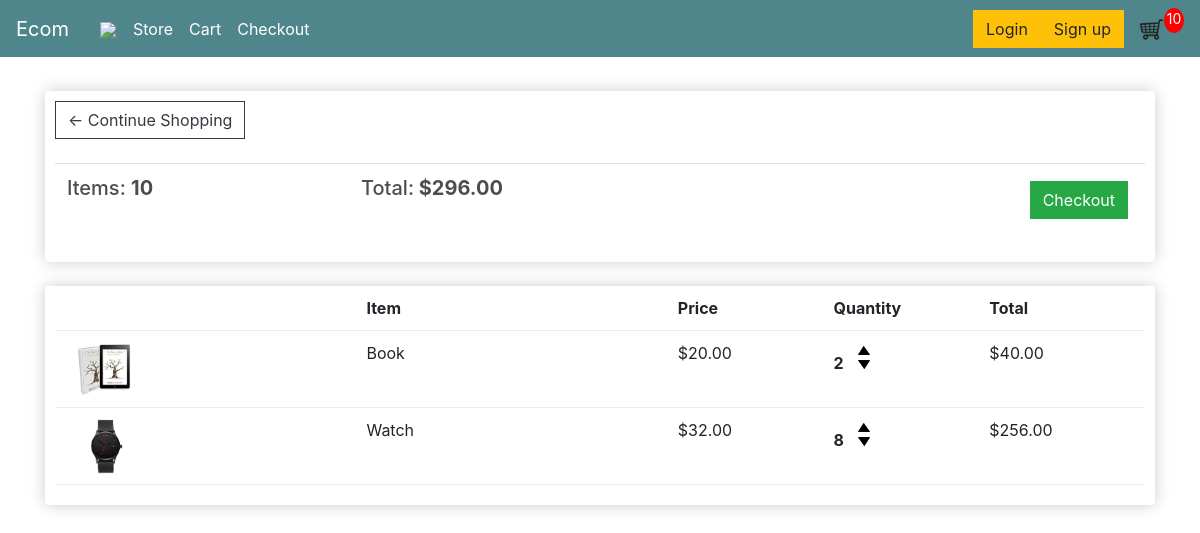
The app's page /cart/ (signed in) with its own data.
### store/models.py (models this page shows, shortened)
class Order(models.Model):
	customer = models.ForeignKey(Customer, on_delete=models.SET_NULL, null=True, blank=True)
	date_ordered = models.DateTimeField(auto_now_add=True)
	complete = models.BooleanField(default=False)
	transaction_id = models.CharField(max_length=100, null=True)
	@property
	def get_cart_total(self):
		orderitems = self.orderitem_set.all()
		total = sum([item.get_total for item in orderitems])
		return total
	@property
	def get_cart_items(self):
		orderitems = self.orderitem_set.all()
		total = sum([item.quantity for item in orderitems])
		return total

class OrderItem(models.Model):
	product = models.ForeignKey(Product, on_delete=models.SET_NULL, null=True)
	order = models.ForeignKey(Order, on_delete=models.SET_NULL, null=True)
	quantity = models.IntegerField(default=0, null=True, blank=True)
	date_added = models.DateTimeField(auto_now_add=True)
	@property
	def get_total(self):
		total = self.product.price * self.quantity
		return total

class Product(models.Model):
	name = models.CharField(max_length=200)
	price = models.FloatField()
	digital = models.BooleanField(default=False,null=True, blank=True)
	slug = models.SlugField()
	description = models.TextField()
	image = models.ImageField(null=True, blank=True)
	image1 = models.ImageField(null=True, blank=True)
	image2 = models.ImageField(null=True, blank=True)
	@property
	def imageURL(self):
		try:
			url = self.image.url
		except:
			url = ''
		return url

### store/views.py (the view)
# urls.py: path('cart/', views.cart, name="cart"),
def cart(request):
	data = cartData(request)
	items = data['items']
	order = data['order']
	cartItems = data['cartItems']
	context = {'items':items, 'order':order, 'cartItems':cartItems}
	return render(request, 'store/cart.html', context)

### store/utils.py (called while the page is built)
def cartData(request):
	if request.user.is_authenticated:
		try:
			customer = request.user.customer
		except ObjectDoesNotExist:
			Customer.objects.create(custumer=request.user)
		order, created = Order.objects.get_or_create(customer=customer, complete=False)
		items = order.orderitem_set.all()
		cartItems = order.get_cart_items
	else:
		cookieData = cookieCart(request)
		cartItems = cookieData['cartItems']
		order = cookieData['order']
		items = cookieData['items']
	return {'cartItems':cartItems ,'order':order, 'items':items}

### store/templates/store/cart.html
{% extends 'store/main.html' %}
{% load static %}
{% block content %}
	<div class="row">
		<div class="col-lg-12">
			<div class="box-element">
				<a  class="btn btn-outline-dark" href="{% url 'store' %}">&#x2190; Continue Shopping</a>
				<br>
				<br>
				<table class="table">
					<tr>
						<th><h5>Items: <strong>{{order.get_cart_items}}</strong></h5></th>
						<th><h5>Total:<strong> ${{order.get_cart_total|floatformat:2}}</strong></h5></th>
						<th>
							<a  style="float:right; margin:5px;" class="btn btn-success" href="{% url 'checkout' %}">Checkout</a>
						</th>
					</tr>
				</table>
			</div>
			<br>
			<div class="box-element">
				<div class="cart-row">
					<div style="flex:2"></div>
					<div style="flex:2"><strong>Item</strong></div>
					<div style="flex:1"><strong>Price</strong></div>
					<div style="flex:1"><strong>Quantity</strong></div>
					<div style="flex:1"><strong>Total</strong></div>
				</div>
				{% for item in items %}
				<div class="cart-row">
					<div style="flex:2"><img class="row-image" src="{{item.product.imageURL}}"></div>
					<div style="flex:2"><p>{{item.product.name}}</p></div>
					<div style="flex:1"><p>${{item.product.price|floatformat:2}}</p></div>
					<div style="flex:1">
						<p class="quantity">{{item.quantity}}</p>
						<div class="quantity">
							<img data-product="{{item.product.id}}" data-action="add" class="chg-quantity update-cart" src="{% static  'images/arrow-up.png' %}">
							<img data-product="{{item.product.id}}" data-action="remove" class="chg-quantity update-cart" src="{% static  'images/arrow-down.png' %}">
						</div>
					</div>
					<div style="flex:1"><p>${{item.get_total|floatformat:2}}</p></div>
				</div>
				{% endfor %}
			</div>
		</div>
	</div>
{% endblock content %}

### store/templates/store/main.html (shortened to what this page needs)
<!DOCTYPE html>
{% load static %}
<html>
<head>
  <link rel="stylesheet" href="https://stackpath.bootstrapcdn.com/bootstrap/4.4.1/css/bootstrap.min.css">
  <link rel="stylesheet" type="text/css" href="{% static 'css/main.css' %}">
</head>
<body>
  <nav class="navbar navbar-expand-lg navbar-dark bg-dark">
    <a class="navbar-brand" href="{% url 'store' %}">Ecom</a>
    <a href="{% url 'store' %}">
          <img  id="cart-icon" src="{% static 'images/logo.png' %}">
        </a>
    <div class="collapse navbar-collapse" id="navbarSupportedContent">
      <ul class="navbar-nav mr-auto">
        <li class="nav-item active">
          <a class="nav-link" href="{% url 'store' %}">Store <span class="sr-only">(current)</span></a>
        </li>
        <li class="nav-item active">
          <a class="nav-link" href="{% url 'cart' %}">Cart <span class="sr-only">(current)</span></a>
        </li>
        <li class="nav-item active">
          <a class="nav-link" href="{% url 'checkout' %}">Checkout <span class="sr-only">(current)</span></a>
        </li>
      </ul>
      <div class="form-inline my-2 my-lg-0">
        <a href="{% url 'login' %}"class="btn btn-warning">Login</a>
        <a href="{% url 'register' %}"class="btn btn-warning">Sign up</a>
        <a href="{% url 'cart' %}">
          <img  id="cart-icon" src="{% static 'images/cart.png' %}">
        </a>
        <p id="cart-total">{{cartItems}}</p>
      </div>
    </div>
  </nav>
     <div class="container">
            <br>
            {% block content %}
            {% endblock content %}
         </div>
</body>
</html>

### static/css/main.css (style rules this page uses)
body { background-color: hsl(0, 0%, 100%); }
h1,h2,h3,h4,h5,h6 { color:hsl(0, 0%, 30%); }
.box-element { box-shadow:hsl(0, 0%, 80%) 0 0 16px; background-color: #fff; border-radius: 4px; padding: 10px; }
.bg-dark { background-color: #4f868c!important; }
#cart-icon { width:25px; display: inline-block; margin-left: 15px; }
#cart-total { display: block; text-align: center; color:#fff; background-color: red; width: 20px; height: 25px; border-radius: 50%; font-size: 14px; }
.col-lg-4, .col-lg-6, .col-lg-8, .col-lg-12 { margin-top: 10px; }
.btn { border-radius: 0; }
.row-image { width: 100px; }
.cart-row { display: flex; align-items: flex-stretch; padding-bottom: 10px; margin-bottom: 10px; border-bottom: 1px solid #ececec; }
.quantity { display: inline-block; font-weight: 700; padding-right:10px; }
.chg-quantity { width: 12px; cursor: pointer; display: block; margin-top: 5px; transition:.1s; }
.active { opacity: 1; }

### records on screen
Order: get_cart_items "10", get_cart_total "296.00"
OrderItem: product.imageURL (picture), product.name "Book", product.price "20.00", quantity "2", get_total "40.00"
OrderItem: product.imageURL (picture), product.name "Watch", product.price "32.00", quantity "8", get_total "256.00"

### other values on screen
{{ cartItems }} "10"
